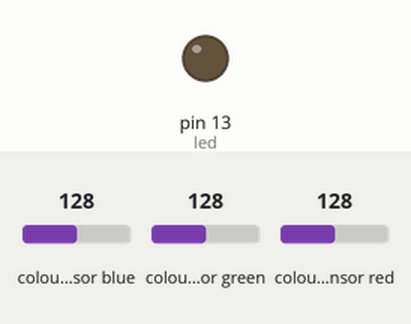
Simulated run of this program. Board: Arduino Uno, built with avr-gcc and run on an emulated ATmega328P. On the bench: output pins drawn as LEDs (lit = HIGH). Inputs (shaded band) come from the test bench; at power-on: colour sensor blue 128, colour sensor green 128, colour sensor red 128. What the program prints to the serial monitor is not drawn.

Above: at 0.1 s.
At 11.1 s:
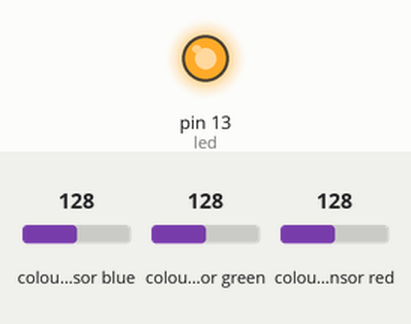
Timing chart, 0 to 16.6 s (numbered marks = the images above):
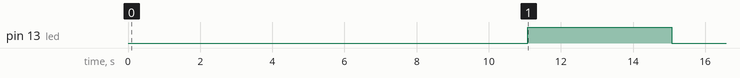

The program:

main.cpp
```cpp
#include <Wire.h>
#include "Adafruit_TCS34725.h"

/* Example code for the Adafruit TCS34725 breakout library */

/* Connect SCL    to analog 5
   Connect SDA    to analog 4
   Connect VDD    to 3.3V DC
   Connect GROUND to common ground */

/* Initialise with default values (int time = 2.4ms, gain = 1x) */
// Adafruit_TCS34725 tcs = Adafruit_TCS34725();

/* Initialise with specific int time and gain values */
Adafruit_TCS34725 tcs = Adafruit_TCS34725(TCS34725_INTEGRATIONTIME_24MS, TCS34725_GAIN_60X);
int led = 13;
int avg_values_countdown = 20;
uint32_t total_k = 0;
uint32_t total_r = 0;
uint32_t avg_k = 0;
uint32_t avg_r=0;
const int32_t MAX_TEMP_DIFF=600;


void setup(void) {
  Serial.begin(9600);
    pinMode(led, OUTPUT);


  if (tcs.begin()) {
    Serial.println("Found sensor");
  } else {
    Serial.println("No TCS34725 found ... check your connections");
    while (1);
  }

  // Now we're ready to get readings!
}

void loop(void) {

  uint16_t r, g, b, c, colorTemp, lux;


  tcs.getRawData(&r, &g, &b, &c);
  // colorTemp = tcs.calculateColorTemperature(r, g, b);
  colorTemp = tcs.calculateColorTemperature_dn40(r, g, b, c);
  lux = tcs.calculateLux(r, g, b);

  Serial.print("Color Temp: "); Serial.print(colorTemp, DEC); Serial.print(" K - ");
    Serial.print("C: "); Serial.print(c, DEC); Serial.print(" c - ");


  Serial.println(" ");
  if (avg_values_countdown) {
    total_k+=colorTemp;
    total_r+=r;
    delay(500);
    Serial.print("Calibrating... "); Serial.print(" ");
    avg_values_countdown--;
    return;
  }

  //Calculate the Average
  if (avg_k==0) {
    avg_k = total_k/20;
    avg_r = total_r/20;
    Serial.print("AVG K: "); Serial.print(avg_k, DEC); Serial.println(" ");
    Serial.print("AVG R: "); Serial.print(avg_r, DEC); Serial.println(" ");


    digitalWrite(led, HIGH);   // turn the LED on (HIGH is the voltage level)
    delay(4000);               // wait for a second
    digitalWrite(led, LOW);


  }


  int32_t dff_temp = avg_k-colorTemp;
  if (dff_temp<0) dff_temp = dff_temp * -1;
  if (dff_temp>100000) dff_temp = 0;
  //if ((abs(avg_r-r))>100) {
    Serial.print("DIFF K: "); Serial.print(dff_temp); Serial.println(" ");

  if (dff_temp>MAX_TEMP_DIFF) {
    Serial.print("FLASH LED"); Serial.println(" ");

    digitalWrite(led, HIGH);   // turn the LED on (HIGH is the voltage level)
    delay(1000);               // wait for a second
    digitalWrite(led, LOW);
  }

 }
```

Measured:
- by itself, pin 13 (led): LOW → HIGH at 11.1 s, → LOW 4.0 s later
